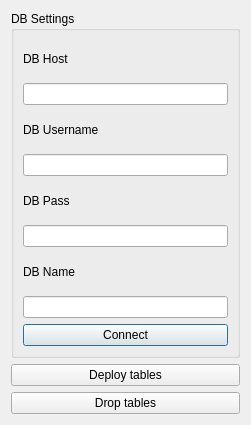
<?xml version="1.0" encoding="UTF-8"?>
<ui version="4.0">
 <class>ep_db_settings</class>
 <widget class="QDialog" name="ep_db_settings">
  <property name="geometry">
   <rect>
    <x>0</x>
    <y>0</y>
    <width>251</width>
    <height>425</height>
   </rect>
  </property>
  <property name="windowTitle">
   <string>DB Settings</string>
  </property>
  <layout class="QVBoxLayout" name="verticalLayout_2">
   <item>
    <widget class="QGroupBox" name="groupBoxRegister">
     <property name="title">
      <string>DB Settings</string>
     </property>
     <layout class="QVBoxLayout" name="verticalLayout">
      <item>
       <widget class="QLabel" name="labelRegisterUsername">
        <property name="text">
         <string>DB Host</string>
        </property>
       </widget>
      </item>
      <item>
       <widget class="QLineEdit" name="DBHost"/>
      </item>
      <item>
       <widget class="QLabel" name="labelRegisterPassword">
        <property name="text">
         <string>DB Username</string>
        </property>
       </widget>
      </item>
      <item>
       <widget class="QLineEdit" name="DBUsername">
        <property name="echoMode">
         <enum>QLineEdit::Normal</enum>
        </property>
       </widget>
      </item>
      <item>
       <widget class="QLabel" name="labelRegisterRepeat">
        <property name="text">
         <string>DB Pass</string>
        </property>
       </widget>
      </item>
      <item>
       <widget class="QLineEdit" name="DBPass">
        <property name="echoMode">
         <enum>QLineEdit::Password</enum>
        </property>
       </widget>
      </item>
      <item>
       <widget class="QLabel" name="labelRegisterEmail">
        <property name="text">
         <string>DB Name</string>
        </property>
       </widget>
      </item>
      <item>
       <widget class="QLineEdit" name="DBName"/>
      </item>
      <item>
       <widget class="QPushButton" name="pushButtonConnect">
        <property name="text">
         <string>Connect</string>
        </property>
       </widget>
      </item>
     </layout>
    </widget>
   </item>
   <item>
    <widget class="QPushButton" name="pushButtonDeploy">
     <property name="text">
      <string>Deploy tables</string>
     </property>
    </widget>
   </item>
   <item>
    <widget class="QPushButton" name="pushButtonDrop">
     <property name="text">
      <string>Drop tables</string>
     </property>
    </widget>
   </item>
  </layout>
 </widget>
 <resources/>
 <connections/>
</ui>
